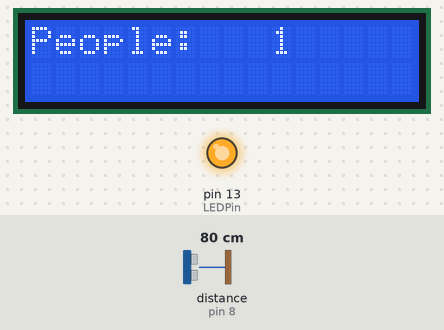
A sketch run on a simulated Arduino Uno, built with avr-gcc and run on an emulated ATmega328P. Shown: 16×2 character LCD, output pins drawn as LEDs (lit = HIGH). The test bench sets the inputs (shaded band); at power-on: distance to the obstacle (sensor on pin 8) 80 cm. The echo pulse lasts 58.3 µs per cm.

Above: at 1.2 s.
1.3 s: distance to the obstacle (sensor on pin 8) set to 93 cm
2.8 s: distance to the obstacle (sensor on pin 8) set to 103 cm
At 3.4 s:
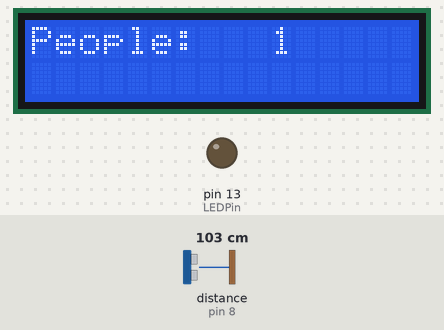
4.3 s: distance to the obstacle (sensor on pin 8) set to 2 cm
At 4.6 s:
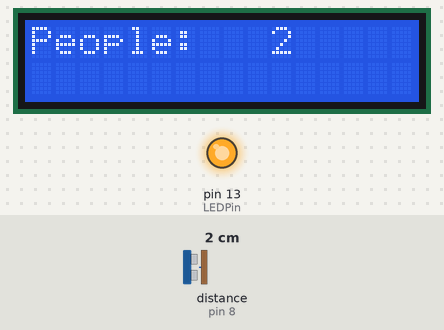
Timing chart, 0 to 7.3 s (numbered marks = the images above; inputs shaded):
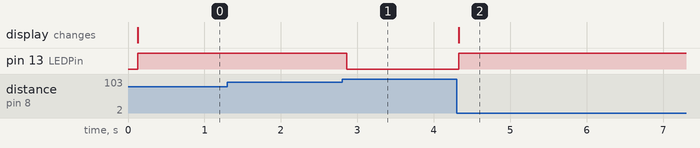

The sketch:

_17_Ultrasonic_people_counter.ino
```cpp
#include <LiquidCrystal_I2C.h> // Call on the libraries
#include <NewPing.h>
#include <Wire.h>

#define TRIGGER_PIN 7 // Ultrasonic sensor trig to Arduino pin 7
#define ECHO_PIN 8 // Ultrasonic sensor echo to Arduino pin 8
#define MAX_DISTANCE 200

NewPing sonar(TRIGGER_PIN, ECHO_PIN, MAX_DISTANCE);
int LEDPin = 13; // Set LED to pin 13
int distance; // Variable for distance
int people = 0; // Variable for number of people
boolean count = false; // State for counting
LiquidCrystal_I2C lcd(0x27, 16, 2);
void setup() { // Run once to set up the LCD screen and LED
  lcd.begin();
  lcd.backlight();
  pinMode(LEDPin, OUTPUT); // Set the LED as an output
  lcd.print("People:"); // Print People: to the LCD screen
}
void loop() { // This loops forever to check for number of people
  delay(50);
  distance = sonar.ping_cm();// Ping every 50 milliseconds
  // If more than 100cm away, don't count
  if ( distance > 100 && count ) {
    count = false;
    digitalWrite(LEDPin, LOW);
  }
  // If less than 100cm away, count 1
  if ( distance < 100 && distance != 0 && !count) {
    count = true;
    people ++; // Keep adding 1 per count
    digitalWrite(LEDPin, HIGH);
    lcd.setCursor(10, 0);
    lcd.print(people); // Print number of people to LCD screen
  }
}
```

Measured:
- the behaviour switches between 98 and 99 cm on distance to the obstacle (sensor on pin 8) (found by bisection; images 0 and 1)
- after the input at 1.3 s, every drawn part: stays the same
- after the input at 2.8 s, pin 13 (LEDPin): HIGH → LOW after 0.06 s
- after the input at 4.3 s, pin 13 (LEDPin): LOW → HIGH at once; the display: changes at once (image 2)
